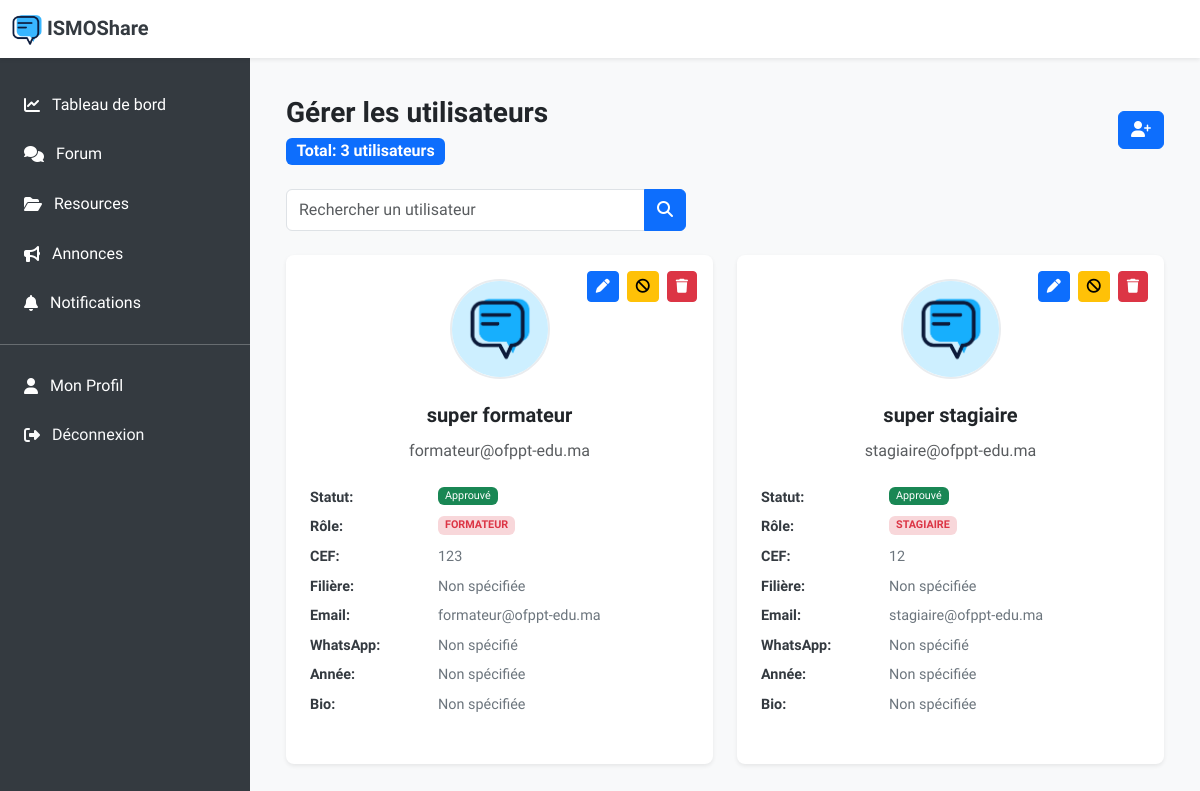
Page /pages/subpages/liste-users.php (signed in) on the earlier database version.
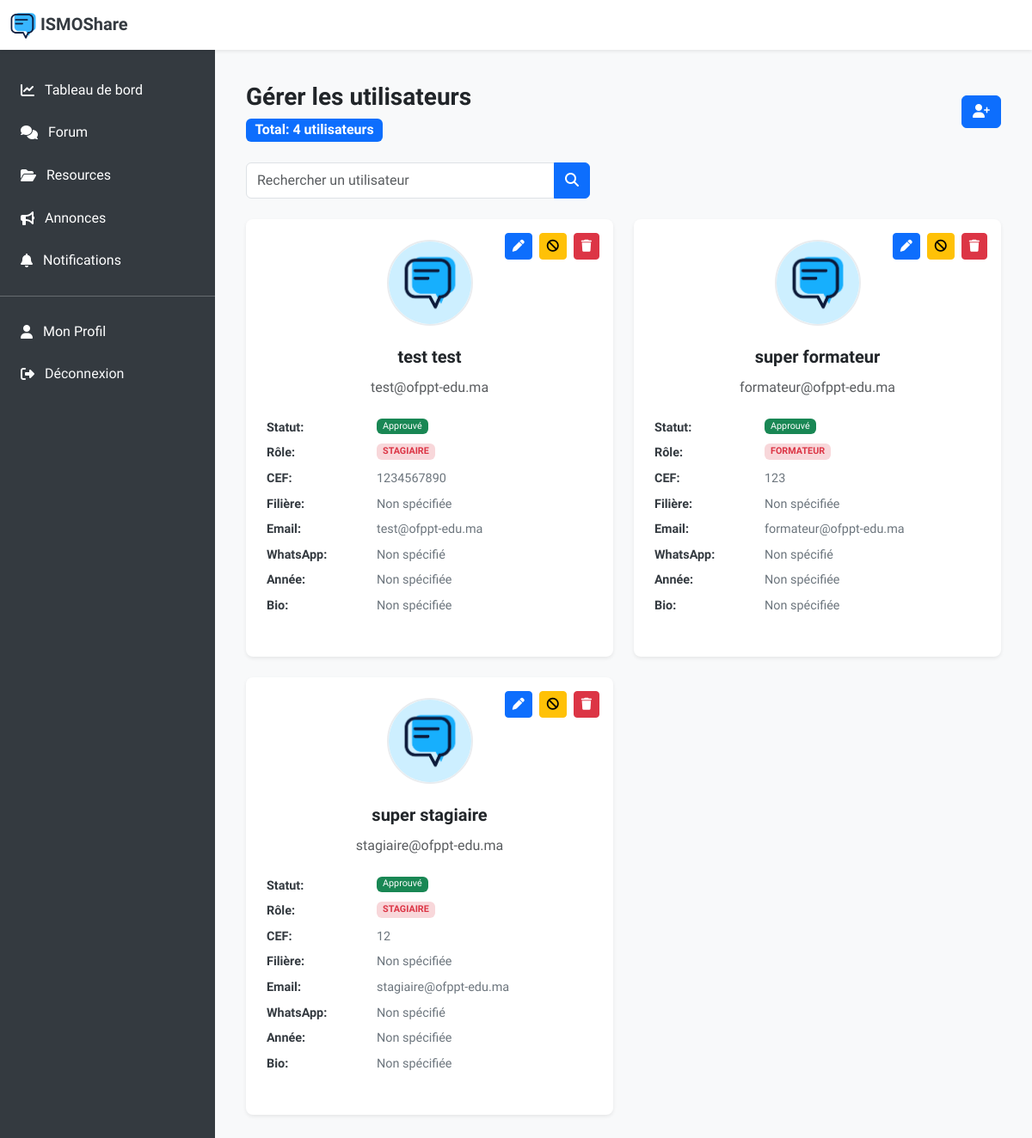
Same page on the later database version.
### tables this page shows
CREATE TABLE `utilisateur` (
  `id_utilisateur` int(11) NOT NULL,
  `nom` varchar(50) NOT NULL,
  `prenom` varchar(50) NOT NULL,
  `email` varchar(100) NOT NULL,
  `mot_de_passe` varchar(100) NOT NULL,
  `photo_profil` varchar(255) DEFAULT NULL,
  `role` enum('stagiaire','formateur','admin') DEFAULT NULL,
  `id_filiere` int(11) DEFAULT NULL,
  `cef_matricule` varchar(255) DEFAULT NULL,
  `numero_whatsapp` varchar(20) DEFAULT NULL,
  `bio` text DEFAULT NULL,
  `statut` enum('en_attente','approuvé','rejeté','suspendu') DEFAULT 'en_attente',
  `annee_formation` enum('1ère année','2ème année') DEFAULT NULL
);

### pages/subpages/liste-users.php (the view, shortened to what this page needs)
<?php
include_once '../includes/config.php';
include_once '../includes/notification_functions.php';
$count_sql = "SELECT COUNT(*) as total FROM utilisateur";
$count_stmt = $conn->prepare($count_sql);
$count_stmt->execute();
$count_result = $count_stmt->get_result();
$total_users = $count_result->fetch_assoc()['total'];
$users = [];
$current_user_sql = "SELECT role FROM utilisateur WHERE id_utilisateur = ?";
$current_user_stmt = $conn->prepare($current_user_sql);
$current_user_stmt->bind_param("i", $_SESSION['user_id']);
$current_user_stmt->execute();
$current_user_result = $current_user_stmt->get_result();
$current_user = $current_user_result->fetch_assoc();
if (isset($_GET['search']) && !empty(trim($_GET['search']))) {
    $search = '%' . $conn->real_escape_string(trim($_GET['search'])) . '%';
    if ($current_user['role'] === 'admin') {
        $sql = "SELECT * FROM utilisateur
                WHERE (nom LIKE ? OR prenom LIKE ? OR email LIKE ? OR cef_matricule LIKE ?)
                AND role != 'admin'
                AND id_utilisateur != ?
                ORDER BY id_utilisateur DESC";
        $stmt = $conn->prepare($sql);
        $stmt->bind_param("ssssi", $search, $search, $search, $search, $_SESSION['user_id']);
    } else {
        $sql = "SELECT * FROM utilisateur
                WHERE (nom LIKE ? OR prenom LIKE ? OR email LIKE ? OR cef_matricule LIKE ?)
                AND id_utilisateur != ?
                ORDER BY id_utilisateur DESC";
        $stmt = $conn->prepare($sql);
        $stmt->bind_param("ssssi", $search, $search, $search, $search, $_SESSION['user_id']);
    }
} else {
    if ($current_user['role'] === 'admin') {
        $sql = "SELECT * FROM utilisateur WHERE role != 'admin' AND id_utilisateur != ? ORDER BY id_utilisateur DESC";
        $stmt = $conn->prepare($sql);
        $stmt->bind_param("i", $_SESSION['user_id']);
    } else {
        $sql = "SELECT * FROM utilisateur WHERE id_utilisateur != ? ORDER BY id_utilisateur DESC";
        $stmt = $conn->prepare($sql);
        $stmt->bind_param("i", $_SESSION['user_id']);
    }
}
$stmt->execute();
$result = $stmt->get_result();
if ($result && $result->num_rows > 0) {
    $users = $result->fetch_all(MYSQLI_ASSOC);
}
function getStatusBadgeClass($status) {
    switch ($status) {
        case 'approuvé':
            return 'bg-success fw-light';
    }
}
function getStatusDisplayText($status) {
    switch ($status) {
        case 'approuvé':
            return 'Approuvé';
    }
}
?>
<!DOCTYPE html>
<html lang="en">
  <head>
    <link
      href="https://cdn.jsdelivr.net/npm/bootstrap@5.3.0/dist/css/bootstrap.min.css"
      rel="stylesheet"
    />
    <link
      rel="stylesheet"
      href="https://cdnjs.cloudflare.com/ajax/libs/font-awesome/6.4.2/css/all.min.css"
    />
  </head>
  <body>
    <nav class="navbar navbar-expand-lg navbar-light fixed-top">
      <div class="container-fluid">
        <a class="navbar-brand" href="./../../index.php">
          <img src="./../../assets/images/logo.png" width="30px" alt="" />
          ISMOShare
        </a>
      </div>
    </nav>
    <nav id="sidebar" class="sidebar">
      <ul class="nav flex-column">
        <br />
        <li class="nav-item">
          <a class="nav-link" href="./../dashboard.php">
            <i class="fa-solid fa-chart-line"></i>
            Tableau de bord
          </a>
        </li>
        <li class="nav-item">
          <a class="nav-link" href="./../forum.php">
            <i class="fas fa-comments"></i>
            Forum
          </a>
        </li>
        <li class="nav-item">
          <a class="nav-link" href="./../ressources.php">
            <i class="fas fa-folder-open"></i>
            Resources
          </a>
        </li>
        <li class="nav-item">
          <a class="nav-link" href="./../annonces.php">
            <i class="fa-solid fa-bullhorn"></i>
            Annonces
          </a>
        </li>
        <li class="nav-item">
          <a class="nav-link" href="./../notifications.php">
            <i class="fas fa-bell"></i>
            Notifications
          </a>
        </li>
        <hr class="text-white" />
        <li class="nav-item">
          <a class="nav-link" href="./../profile.php">
            <i class="fas fa-user"></i>
            Mon Profil
          </a>
        </li>
        <li class="nav-item">
          <a class="nav-link text-light" href="#" data-bs-toggle="modal" data-bs-target="#logoutModal">
            <i class="fas fa-sign-out-alt"></i> Déconnexion
          </a>
        </li>
      </ul>
    </nav>
    <main class="main-content bg-light py-4">
      <div class="container-fluid">
        <div class="d-flex flex-column flex-md-row justify-content-between align-items-start align-items-md-center mb-4 mt-3">
          <div>
            <h3 class="fw-bold">Gérer les utilisateurs</h3>
            <span class="badge bg-primary rounded fs-6">Total: <?php echo $total_users; ?> utilisateurs</span>
          </div>
          <br>
          <div class="d-flex align-items-center gap-3">
            <button class="btn btn-primary" data-bs-toggle="modal" data-bs-target="#createUserModal">
              <i class="fas fa-user-plus"></i>
            </button>
          </div>
        </div>
        <?php if (!empty($users)): ?>
        <div class="search-container">
          <form class="d-flex" role="search" method="GET">
            <div class="input-group">
              <input
                type="search"
                class="form-control"
                name="search"
                placeholder="Rechercher un utilisateur"
                value="<?php echo isset($_GET['search']) ? htmlspecialchars($_GET['search']) : ''; ?>"
              />
              <button class="btn btn-primary" type="submit">
                <i class="fa-solid fa-magnifying-glass"></i>
              </button>
            </div>
          </form>
        </div>
        <?php endif; ?>
        <div class="row">
          <?php if (empty($users)): ?>
            <div class="col-12">
              <div class="text-muted text-center alert alert-info">
                <i class="fas fa-users fa-2x mt-3 mb-2"></i>
                <p>Aucun utilisateur trouvé</p>
              </div>
            </div>
          <?php else: ?>
            <?php foreach ($users as $user): ?>
          <div class="col-12 col-lg-6 mb-4">
            <div class="user-card h-100">
          <div class="action-buttons">
            <button
              class="btn btn-sm btn-primary"
              data-bs-toggle="modal"
              data-bs-target="#editRoleModal<?php echo $user['id_utilisateur']; ?>"
              title="Modifier le rôle"
              <?php if ($user['id_utilisateur'] == $_SESSION['user_id']) echo 'style="display: none;"'; ?>
            >
              <i class="fas fa-pen"></i>
            </button>
                <?php if ($user['statut'] === 'approuvé'): ?>
            <button
              class="btn btn-sm btn-warning"
              data-bs-toggle="modal"
              data-bs-target="#suspendModal<?php echo $user['id_utilisateur']; ?>"
              title="Suspendre"
              <?php if ($user['id_utilisateur'] == $_SESSION['user_id'] || $user['role'] === 'admin') echo 'style="display: none;"'; ?>
            >
              <i class="fas fa-ban"></i>
            </button>
                <?php endif; ?>
            <button
              class="btn btn-sm btn-danger"
              data-bs-toggle="modal"
              data-bs-target="#deleteModal<?php echo $user['id_utilisateur']; ?>"
              title="Supprimer"
              <?php if ($user['id_utilisateur'] == $_SESSION['user_id']) echo 'style="display: none;"'; ?>
            >
              <i class="fas fa-trash"></i>
            </button>
          </div>
              <div class="text-center mb-4">
                <img src="<?= $user['photo_profil'] ? '../../assets/uploads/profile/' . htmlspecialchars($user['photo_profil']) : '../../assets/images/ISMO SHARE.png' ?>"
                     alt="Photo de l'utilisateur"
                     class="rounded-circle profile-image" />
              </div>
            <div class="user-info">
                <h5 class="fw-semibold mb-1 text-center"><?php echo htmlspecialchars($user['prenom'] . ' ' . $user['nom']); ?></h5>
                <p class="text-muted mb-3 text-center"><?php echo htmlspecialchars($user['email']); ?></p>
                <div class="user-info-item">
                  <strong>Statut:</strong>
                  <span class="badge <?php echo getStatusBadgeClass($user['statut']); ?>">
                    <?php echo getStatusDisplayText($user['statut']); ?>
                  </span>
                </div>
                <div class="user-info-item">
                  <strong>Rôle:</strong>
                  <?php
                  if ($user['statut'] === 'en_attente') {
                      echo '<span class="text-muted">Non spécifié</span>';
                  } else {
                      echo '<span class="badge bg-danger-subtle text-danger">' . strtoupper($user['role']) . '</span>';
                  }
                  ?>
                </div>
                <div class="user-info-item">
                  <strong>CEF:</strong>
                  <span><?php echo !empty($user['cef_matricule']) ? htmlspecialchars($user['cef_matricule']) : 'Non spécifié'; ?></span>
                </div>
                <div class="user-info-item">
                  <strong>Filière:</strong>
                  <span><?php echo !empty($user['filiere']) ? htmlspecialchars($user['filiere']) : 'Non spécifiée'; ?></span>
                </div>
                <div class="user-info-item">
                  <strong>Email:</strong>
                  <span><?php echo !empty($user['email']) ? htmlspecialchars($user['email']) : 'Non spécifié'; ?></span>
                </div>
                <div class="user-info-item">
                  <strong>WhatsApp:</strong>
                  <?php if (!empty($user['numero_whatsapp'])): ?>
                    <a href="https://wa.me/<?= preg_replace('/[^0-9]/', '', $user['numero_whatsapp']) ?>" target="_blank" class="text-decoration-none">
                      +212<?php echo htmlspecialchars($user['numero_whatsapp']); ?>
                    </a>
                  <?php else: ?>
                    <span>Non spécifié</span>
                  <?php endif; ?>
                </div>
                <div class="user-info-item">
                  <strong>Année:</strong>
                  <span><?php echo !empty($user['annee_formation']) ? htmlspecialchars($user['annee_formation']) : 'Non spécifiée'; ?></span>
                </div>
                <div class="user-info-item">
                  <strong>Bio:</strong>
                  <span><?php echo !empty($user['bio']) ? htmlspecialchars($user['bio']) : 'Non spécifiée'; ?></span>
                </div>
              </div>
            </div>
          </div>
          <?php endforeach; ?>
          <?php endif; ?>
        </div>
      </div>
    </main>
  </body>
</html>

### pages/subpages/liste-users.php (style rules this page uses)
body { font-family: "Andika", sans-serif; background-color: #f4f6f9; min-height: 100vh; margin: 0; padding-top: 56px; }
.navbar { background-color: #ffffff !important; box-shadow: 0 0.125rem 0.25rem rgba(0, 0, 0, 0.075); z-index: 1030; }
.navbar-brand { font-weight: bold; color: #343a40; }
.sidebar { background-color: #343a40; color: #ffffff; width: 250px; height: 100%; position: fixed; top: 56px; left: 0; z-index: 1020; transition: transform 0.3s ease; }
.sidebar .nav-link { padding: 0.8rem 1.5rem; color: #ffffff; display: flex; align-items: center; text-decoration: none; }
.sidebar .nav-link i { margin-right: 0.75rem; }
.main-content { margin-left: 250px; padding: 1.5rem; transition: margin-left 0.3s ease; }
.user-card { background-color: #ffffff; border-radius: 0.5rem; box-shadow: 0 0.125rem 0.25rem rgba(0, 0, 0, 0.075); padding: 1.5rem; margin-bottom: 1.5rem; position: relative; }
.user-info { display: flex; flex-direction: column; gap: 0.5rem; }
.user-info-item { display: flex; align-items: flex-start; gap: 0.5rem; color: #6c757d; font-size: 0.9rem; flex-wrap: wrap; }
.user-info-item strong { color: #343a40; min-width: 120px; }
.action-buttons { position: absolute; top: 1rem; right: 1rem; display: flex; gap: 0.5rem; flex-wrap: wrap; justify-content: flex-end; }
.search-container { max-width: 400px; margin-bottom: 1.5rem; }
.form-select, .form-control { padding: 0.5rem 0.75rem; }
.profile-image { width: 100px; height: 100px; object-fit: cover; border: 2px solid #e9ecef; }

Differences in the rows shown:
added utilisateur: prenom+nom "test test", email "test@ofppt-edu.ma", statut "Approuvé", role "STAGIAIRE", cef_matricule "1234567890", shows "Non spécifié", shows "Non spécifiée"
Other differences:
$total_users: "3" → "4"
